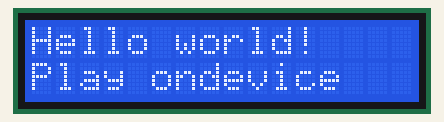
This sketch was run on a simulated Arduino Uno, built with avr-gcc and run on an emulated ATmega328P. Shown: 16×2 character LCD.

Above: at 0.1 s.
At 5.1 s:
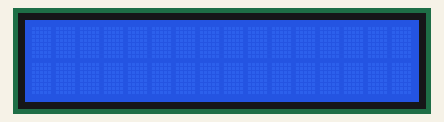

Measured:
- what the display in image 1 shows lasts 5.0 s, from 5.1 s to 10.1 s

The sketch:

Lcd.ino
```cpp
#include <Wire.h>
#include <LiquidCrystal_I2C.h>

LiquidCrystal_I2C lcd(0x27, 16, 2);

void setup() {
  lcd.init();
  }
void loop() {
  lcd.backlight();
  lcd.setCursor(0, 0);
  lcd.print("Hello world!");
  lcd.setCursor(0, 1);
  lcd.print("Play ondevice");
  delay(5000);
  lcd.clear();
  delay(5000);
}
```
